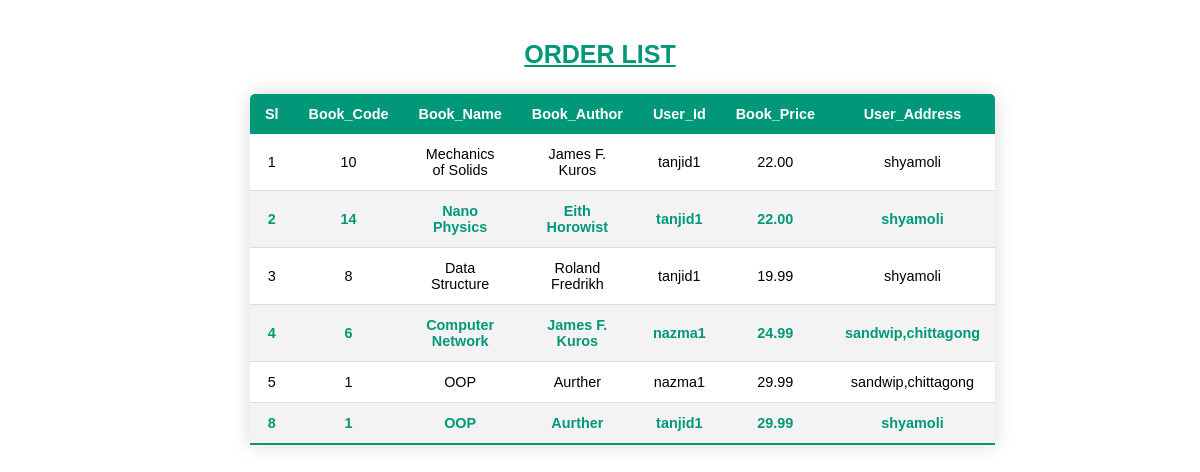
The app's page /order.php with its own data.
### tables this page shows
CREATE TABLE IF NOT EXISTS `bookinginfo` (
  `id` int(20) NOT NULL AUTO_INCREMENT,
  `book_id` varchar(20) NOT NULL,
  `book_name` varchar(20) NOT NULL,
  `book_author` varchar(20) NOT NULL,
  `user_id` varchar(20) NOT NULL,
  `book_price` varchar(20) NOT NULL,
  `user_address` varchar(50) NOT NULL,
  PRIMARY KEY (`id`)
);

### order.php (the view, shortened to what this page needs)
<?php
$link=mysqli_connect("localhost","root","");
mysqli_select_db($link,"bookbooking");
$res=mysqli_query($link,"select * from bookinginfo");
 ?>
<!DOCTYPE html>
<html lang="en">
<head>
</head>
<body>
  <h3>ORDER LIST</h3>
  <table class="content-table">
    <thead>
      <tr>
        <th>Sl</th>
        <th>Book_Code</th>
        <th>Book_Name</th>
        <th>Book_Author</th>
        <th>User_Id</th>
        <th>Book_Price</th>
        <th>User_Address</th>
      </tr>
    </thead>
    <tbody>
      <?php
      while ($row=mysqli_fetch_array($res)) {
        ?>
        <tr>
          <td><?php echo $row["id"] ?></td>
          <td><?php echo $row["book_id"] ?></td>
          <td><?php echo $row["book_name"] ?></td>
          <td><?php echo $row["book_author"] ?></td>
          <td><?php echo $row["user_id"] ?></td>
          <td><?php echo $row["book_price"] ?></td>
          <td><?php echo $row["user_address"] ?></td>
        </tr>
        <?php
      }
       ?>
    </tbody>
  </table>
</body>
</html>

### order.php (style rules this page uses)
* { font-family: sans-serif; width: 700px; margin: 20px auto; text-align: center; }
h3 { color: #009879; text-decoration: underline; font-size: 25px; }
.content-table { border-collapse: collapse; margin: 25px 0; font-size: 0.9em; min-width: 400px; border-radius: 5px 5px 0 0; overflow: hidden; box-shadow: 0 0 20px rgba(0, 0, 0, 0.15); }
.content-table thead tr { background-color: #009879; color: #ffffff; text-align: left; font-weight: bold; }
.content-table th, .content-table td { padding: 12px 15px; }
.content-table tbody tr { border-bottom: 1px solid #dddddd; }
.content-table tbody tr:nth-of-type(even) { background-color: #f3f3f3; font-weight: bold; color: #009879; }
.content-table tbody tr:last-of-type { border-bottom: 2px solid #009879; }

### records on screen
bookinginfo: id "1", book "10", book_name "Mechanics of Solids", book_author "James F. Kuros", user "tanjid1", book_price "22.00", user_address "shyamoli"
bookinginfo: id "2", book "14", book_name "Nano Physics", book_author "Eith Horowist", user "tanjid1", book_price "22.00", user_address "shyamoli"
bookinginfo: id "3", book "8", book_name "Data Structure", book_author "Roland Fredrikh", user "tanjid1", book_price "19.99", user_address "shyamoli"
bookinginfo: id "4", book "6", book_name "Computer Network", book_author "James F. Kuros", user "nazma1", book_price "24.99", user_address "sandwip,chittagong"
bookinginfo: id "5", book "1", book_name "OOP", book_author "Aurther", user "nazma1", book_price "29.99", user_address "sandwip,chittagong"
bookinginfo: id "8", book "1", book_name "OOP", book_author "Aurther", user "tanjid1", book_price "29.99", user_address "shyamoli"
